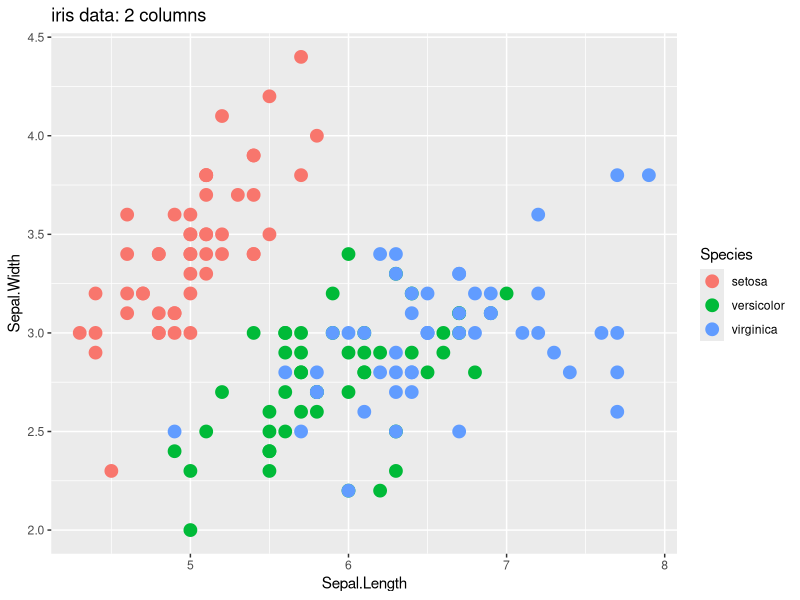
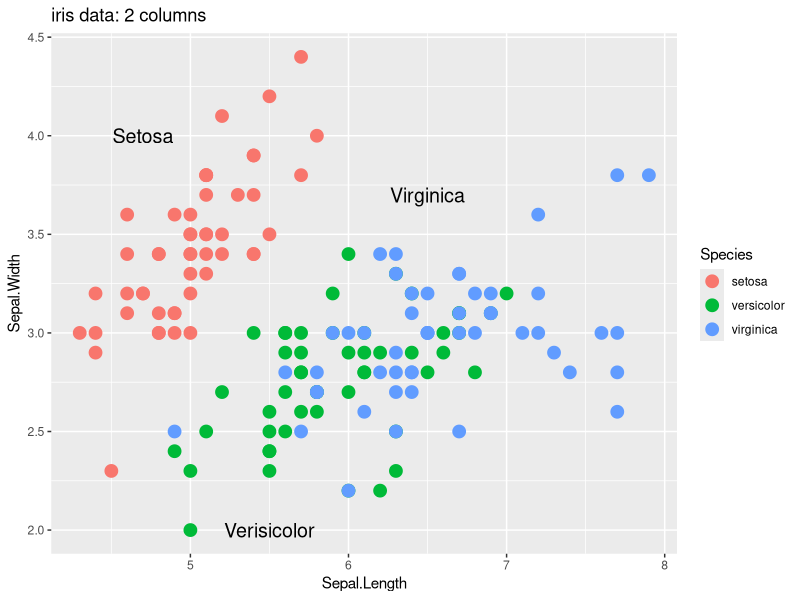
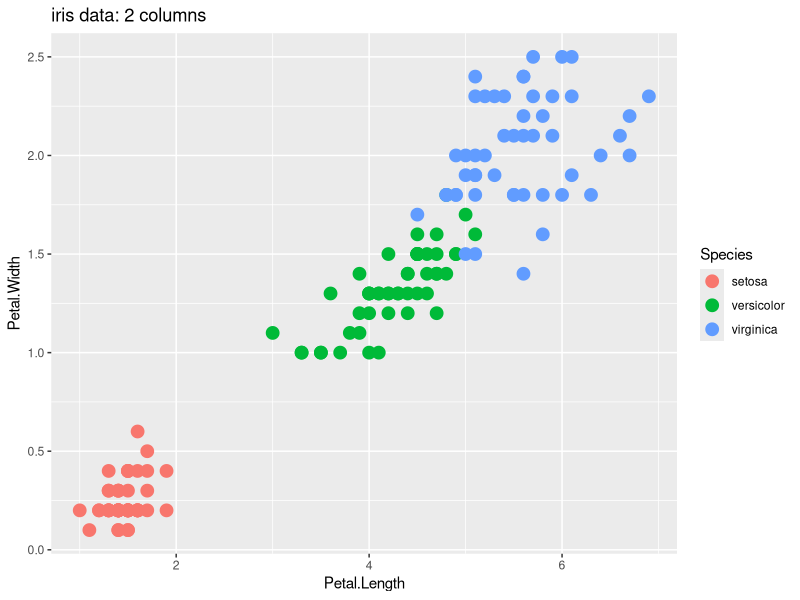
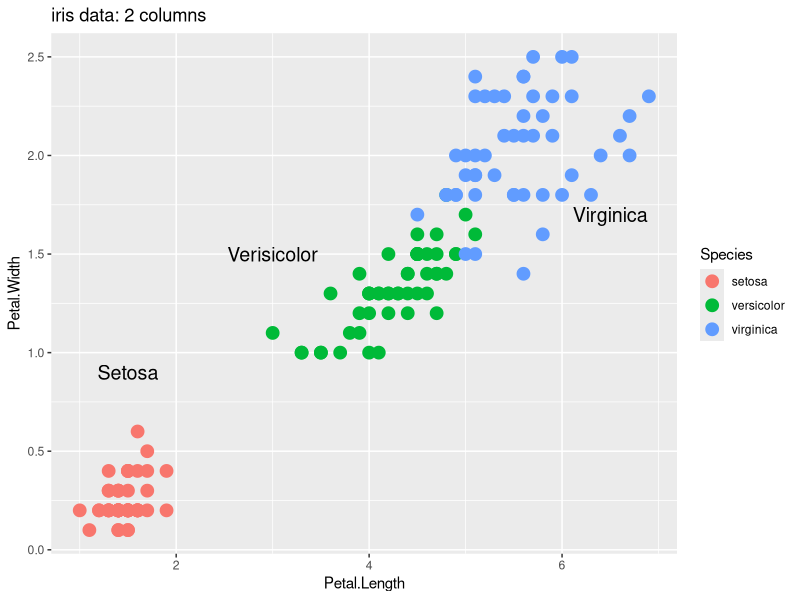
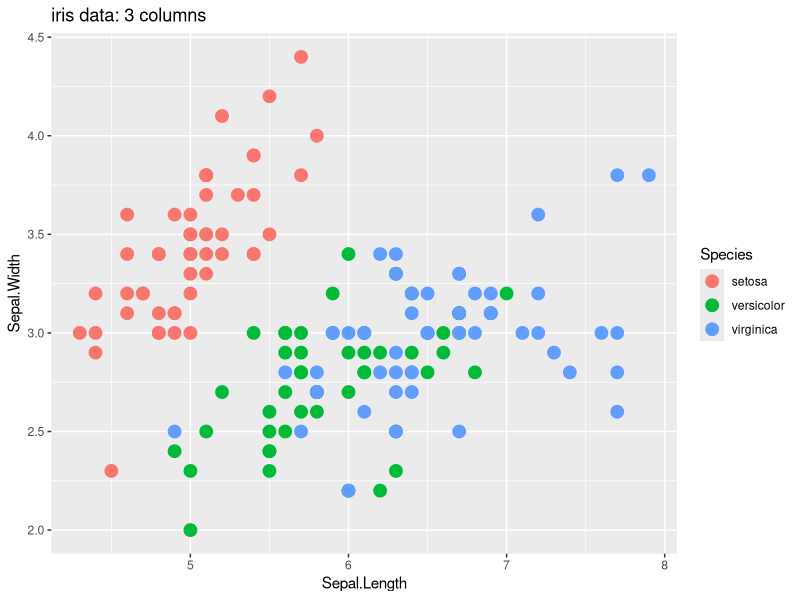
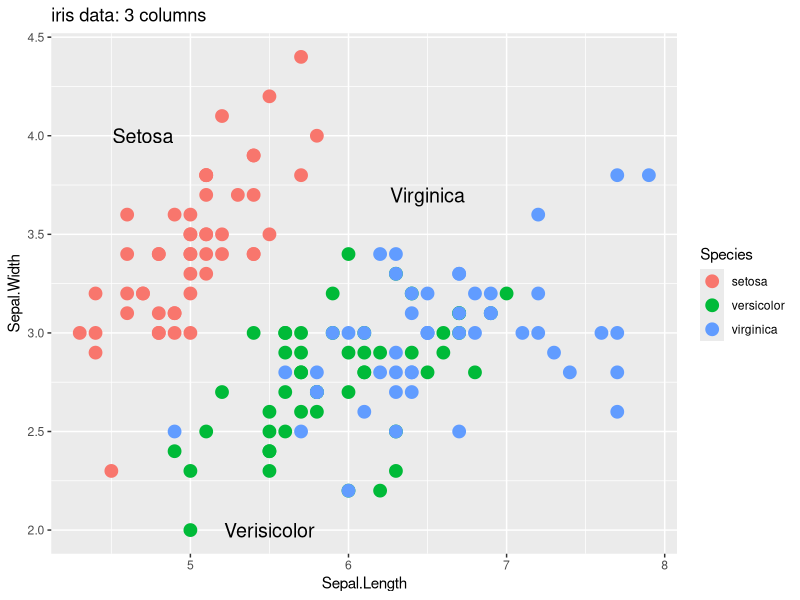
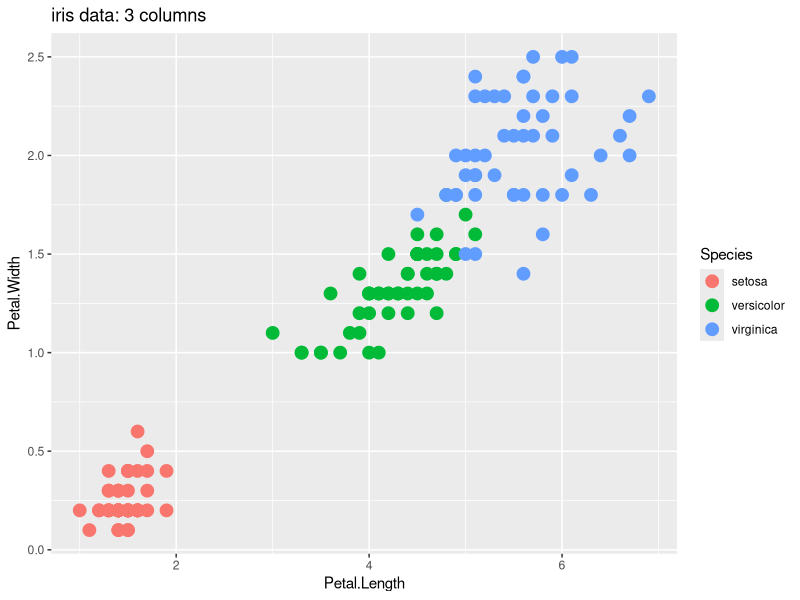
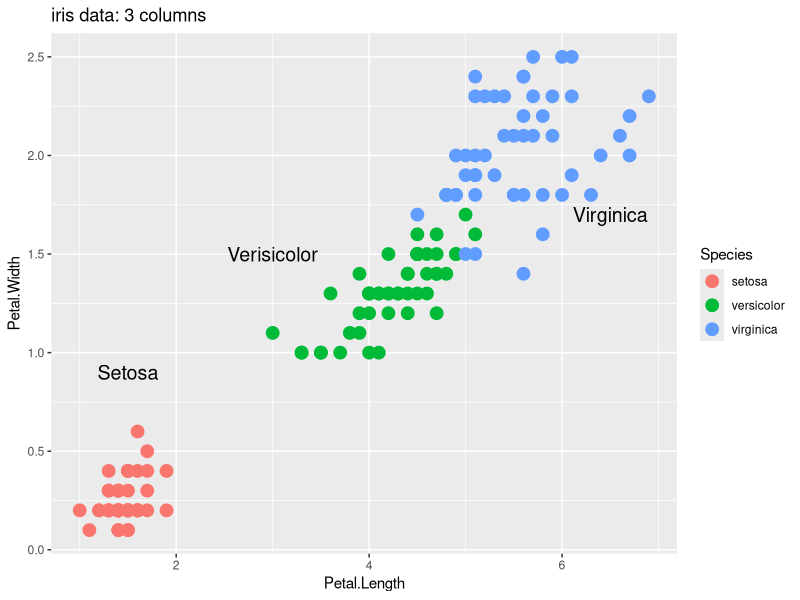

Reproduce these figures in R, in order.
# iris 컬럼 2개, 3개, 4개 => 클러스터링 수행
library(ggplot2)
set.seed(123)
######## Q1. iris 컬럼 2개 클러스터링 수행#############
data(iris) # iris데이터 로드
head(iris)
iris[1:2] # 컬럼: Sepal.Length, Sepal.Width

kmeans.iris<-kmeans(iris[1:2],3)
kmeans.iris
table(iris[,5], kmeans.iris$cluster)

kmeans.iris<-kmeans(iris[1:2],3, nstart=50)
table(iris[,5], kmeans.iris$cluster)
# nstart=50 차이 없음

# 시각화
iris_plot1<-ggplot(data=iris, aes(x=Sepal.Length, y=Sepal.Width, colour=Species))+
  geom_point(shape=19, size=4)+
  ggtitle("iris data: 2 columns")
iris_plot1

iris_plot2<-iris_plot1+
  annotate("text", x=4.7, y=4.0, label="Setosa", size=5)+
  annotate("text", x=5.5, y=2.0, label="Verisicolor", size=5)+
  annotate("text", x=6.5, y=3.7, label="Virginica", size=5)
iris_plot2
# x=Sepal.Length, y=Sepal.Width
# Virginica와 Verisicolor 클러스터링이 구분이 명확하지 않음

iris_plot3<-ggplot(data=iris, aes(x=Petal.Length, y=Petal.Width, colour=Species))+
  geom_point(shape=19, size=4)+
  ggtitle("iris data: 2 columns")
iris_plot3

iris_plot4<-iris_plot3+
  annotate("text", x=1.5, y=0.9, label="Setosa", size=5)+
  annotate("text", x=3.0, y=1.5, label="Verisicolor", size=5)+
  annotate("text", x=6.5, y=1.7, label="Virginica", size=5)
iris_plot4
# x=Petal.Length, y=Petal.Width
# -> 클러스터링간 구분이 더 명확해짐


######## Q2. iris 컬럼 3개 클러스터링 수행#############
data(iris)
iris[1:3] # 컬럼: Sepal.Length, Sepal.Width, Petal.Length
kmeans.iris<-kmeans(iris[1:3],3)
kmeans.iris
table(iris[,5], kmeans.iris$cluster)

kmeans.iris<-kmeans(iris[1:3],3, nstart=50)
table(iris[,5], kmeans.iris$cluster)
# nstart=50 차이 없음

# 시각화
iris_plot5<-ggplot(data=iris, aes(x=Sepal.Length, y=Sepal.Width, colour=Species))+
  geom_point(shape=19, size=4)+
  ggtitle("iris data: 3 columns")
iris_plot5

iris_plot6<-iris_plot5+
  annotate("text", x=4.7, y=4.0, label="Setosa", size=5)+
  annotate("text", x=5.5, y=2.0, label="Verisicolor", size=5)+
  annotate("text", x=6.5, y=3.7, label="Virginica", size=5)
iris_plot6
# x=Sepal.Length, y=Sepal.Width
# Virginica와 Verisicolor 클러스터링이 구분이 명확하지 않음

iris_plot7<-ggplot(data=iris, aes(x=Petal.Length, y=Petal.Width, colour=Species))+
  geom_point(shape=19, size=4)+
  ggtitle("iris data: 3 columns")
iris_plot7

iris_plot8<-iris_plot7+
  annotate("text", x=1.5, y=0.9, label="Setosa", size=5)+
  annotate("text", x=3.0, y=1.5, label="Verisicolor", size=5)+
  annotate("text", x=6.5, y=1.7, label="Virginica", size=5)
iris_plot8
# x=Petal.Length, y=Petal.Width
# -> 클러스터링간 구분이 더 명확해짐


######## Q3. iris 컬럼 4개 클러스터링 수행#############
data(iris)
iris[,-5] # 컬럼: Sepal.Length, Sepal.Width, Petal.Length
kmeans.iris<-kmeans(iris[,-5],3)
kmeans.iris
table(iris[,5], kmeans.iris$cluster)

kmeans.iris<-kmeans(iris[,-5],3, nstart=50)
table(iris[,5], kmeans.iris$cluster)
# nstart=50 차이 없음

# 시각화
iris_plot9<-ggplot(data=iris, aes(x=Sepal.Length, y=Sepal.Width, colour=Species))+
  geom_point(shape=19, size=4)+
  ggtitle("iris data: 4 columns")
iris_plot9

iris_plot10<-iris_plot9+
  annotate("text", x=4.7, y=4.0, label="Setosa", size=5)+
  annotate("text", x=5.5, y=2.0, label="Verisicolor", size=5)+
  annotate("text", x=6.5, y=3.7, label="Virginica", size=5)
iris_plot10
# x=Sepal.Length, y=Sepal.Width
# Virginica와 Verisicolor 클러스터링이 구분이 명확하지 않음

iris_plot11<-ggplot(data=iris, aes(x=Petal.Length, y=Petal.Width, colour=Species))+
  geom_point(shape=19, size=4)+
  ggtitle("iris data: 3 columns")
iris_plot11

iris_plot12<-iris_plot11+
  annotate("text", x=1.5, y=0.9, label="Setosa", size=5)+
  annotate("text", x=3.0, y=1.5, label="Verisicolor", size=5)+
  annotate("text", x=6.5, y=1.7, label="Virginica", size=5)
iris_plot12
# x=Petal.Length, y=Petal.Width
# -> 클러스터링간 구분이 더 명확해짐

